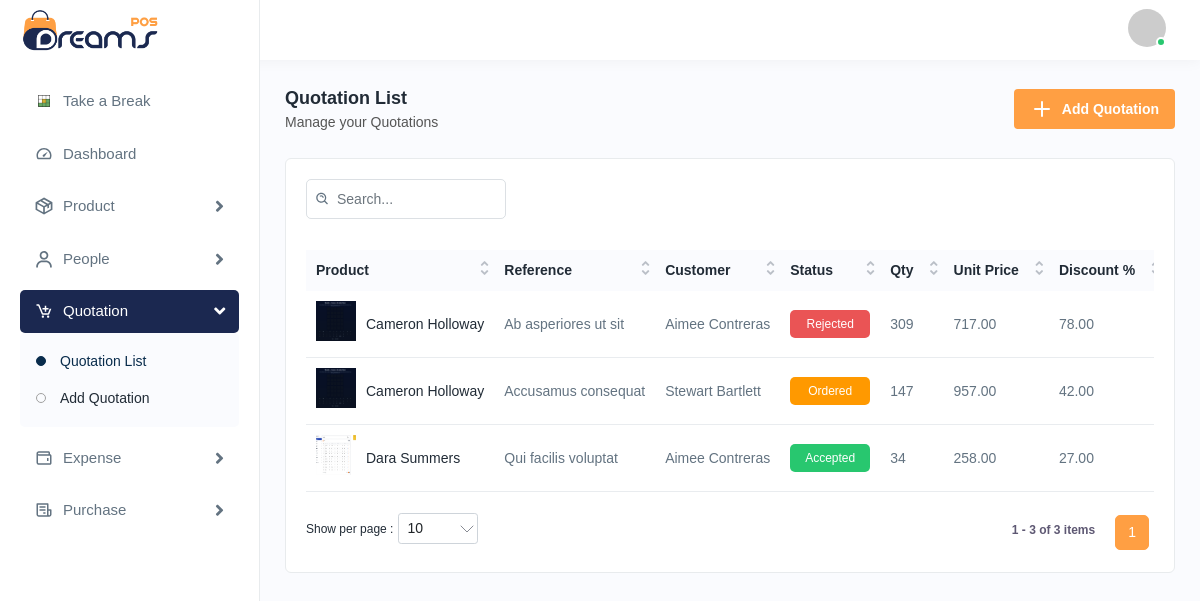
Page /quotations/ (signed in) on the committed database.
### mainapp/models.py (models this page shows)
class Quotation(models.Model):
    STATUS_CHOICES = [
        ("pending", "Pending"),
        ("sent", "Sent"),
        ("ordered", "Ordered"),
        ("accepted", "Accepted"),
        ("rejected", "Rejected"),
    ]
    reference = models.CharField(max_length=100, unique=True)
    product = models.ForeignKey(
        "Product",
        on_delete=models.PROTECT,
        related_name="quotations",
    )
    customer = models.ForeignKey(
        "Customer",
        on_delete=models.PROTECT,
        related_name="quotations",
    )
    quantity = models.PositiveIntegerField(default=1)
    unit_price = models.DecimalField(max_digits=12, decimal_places=2)
    discount_percentage = models.DecimalField(max_digits=5, decimal_places=2, default=0)
    tax_percentage = models.DecimalField(max_digits=5, decimal_places=2, default=0)
    status = models.CharField(max_length=20, choices=STATUS_CHOICES, default="pending")
    notes = models.TextField(blank=True, null=True)
    created_at = models.DateTimeField(auto_now_add=True)
    updated_at = models.DateTimeField(auto_now=True)
    class Meta:
        ordering = ["-created_at"]
    def get_subtotal(self):
        return self.quantity * self.unit_price
    def get_discount_amount(self):
        return (self.get_subtotal() * self.discount_percentage) / 100
    def get_subtotal_after_discount(self):
        return self.get_subtotal() - self.get_discount_amount()
    def get_tax_amount(self):
        return (self.get_subtotal_after_discount() * self.tax_percentage) / 100
    def get_grand_total(self):
        return self.get_subtotal_after_discount() + self.get_tax_amount()

class Product(models.Model):
    STATUS_CHOICES = [
        ("active", "Active"),
        ("inactive", "Inactive"),
    ]
    name = models.CharField(max_length=255)
    sub_category = models.ForeignKey(
        "SubCategory",
        on_delete=models.PROTECT,
        related_name="products",
        blank=True,
        null=True,
    )
    unit = models.CharField(max_length=16)
    sku = models.CharField(max_length=255, unique=True)
    quantity = models.PositiveIntegerField(default=0)
    description = models.TextField(blank=True, null=True)
    status = models.CharField(
        max_length=10,
        choices=STATUS_CHOICES,
        default="active",
    )
    price = models.DecimalField(max_digits=8, decimal_places=2)
    discount_percentage = models.DecimalField(
        max_digits=5,
        decimal_places=2,
        default=0,
    )
    main_image = models.ImageField(
        upload_to="products/",
        blank=True,
        null=True,
    )
    created_at = models.DateTimeField(auto_now_add=True)
    updated_at = models.DateTimeField(auto_now=True)

class Customer(models.Model):
    name = models.CharField(max_length=255)
    email = models.EmailField(unique=True)
    phone = models.CharField(max_length=20)
    country = models.CharField(max_length=100, blank=True, null=True)
    city = models.CharField(max_length=100, blank=True, null=True)
    address = models.TextField(blank=True, null=True)
    description = models.TextField(blank=True, null=True)
    avatar = models.ImageField(
        upload_to="customers/",
        blank=True,
        null=True,
    )
    created_at = models.DateTimeField(auto_now_add=True)
    updated_at = models.DateTimeField(auto_now=True)

### mainapp/views.py (the view)
# urls.py: path("quotations/", views.quotations_index, name="quotations_index"),
@login_required
def quotations_index(request):
    quotations = Quotation.objects.select_related("product", "customer").order_by(
        "-created_at"
    )
    return render(request, "quotations/list.html", {"quotations": quotations})

### mainapp/templates/quotations/list.html (shortened to what this page needs)
{% extends "base.html" %}
{% load static %}
{% block content %}
<div class="page-header">
  <div class="page-title">
    <h4>Quotation List</h4>
    <h6>Manage your Quotations</h6>
  </div>
  <div class="page-btn">
    <a href="{% url 'quotations_create' %}" class="btn btn-added">
      <img src="{% static 'img/icons/plus.svg' %}" alt="img" class="me-2">Add Quotation
    </a>
  </div>
</div>
<div class="card">
  <div class="card-body">
    <div class="table-top">
      <div class="search-set">
        <div class="search-input">
          <a class="btn btn-searchset">
            <img src="{% static 'img/icons/search-white.svg' %}" alt="img">
          </a>
        </div>
      </div>
    </div>
    <div class="table-responsive">
      <table class="table datanew">
        <thead>
          <tr>
            <th>Product</th>
            <th>Reference</th>
            <th>Customer</th>
            <th>Status</th>
            <th>Qty</th>
            <th>Unit Price</th>
            <th>Discount %</th>
          </tr>
        </thead>
        <tbody>
          {% for quotation in quotations %}
          <tr>
            <td class="productimgname">
              <a href="javascript:void(0);" class="product-img">
                {% if quotation.product.main_image %}
                <img src="{{ quotation.product.main_image.url }}" alt="product">
                {% else %}
                <img src="{% static 'img/product/noimage.png' %}" alt="product">
                {% endif %}
              </a>
              <a href="javascript:void(0);">{{ quotation.product.name }}</a>
            </td>
            <td>{{ quotation.reference }}</td>
            <td>{{ quotation.customer.name }}</td>
            <td>
              {% if quotation.status == 'accepted' or quotation.status == 'sent' %}
              <span class="badges bg-lightgreen">{{ quotation.get_status_display }}</span>
              {% elif quotation.status == 'ordered' %}
              <span class="badges bg-lightyellow">{{ quotation.get_status_display }}</span>
              {% elif quotation.status == 'pending' or quotation.status == 'rejected' %}
              <span class="badges bg-lightred">{{ quotation.get_status_display }}</span>
              {% else %}
              <span class="badges bg-lightgrey">{{ quotation.get_status_display }}</span>
              {% endif %}
            </td>
            <td>{{ quotation.quantity }}</td>
            <td>{{ quotation.unit_price|floatformat:2 }}</td>
            <td>{{ quotation.discount_percentage|floatformat:2 }}</td>
          </tr>
          {% endfor %}
        </tbody>
      </table>
    </div>
  </div>
</div>
{% endblock %}

### rows in the picture
Quotation: product.main_image (picture), product.name "Dara Summers", reference "Qui facilis voluptat", customer.name "Aimee Contreras", status "Accepted", quantity "34", unit_price "258.00", discount_percentage "27.00"
Quotation: product.main_image (picture), product.name "Cameron Holloway", reference "Ab asperiores ut sit", customer.name "Aimee Contreras", status "Rejected", quantity "309", unit_price "717.00", discount_percentage "78.00"
Quotation: product.main_image (picture), product.name "Cameron Holloway", reference "Accusamus consequat", customer.name "Stewart Bartlett", status "Ordered", quantity "147", unit_price "957.00", discount_percentage "42.00"
